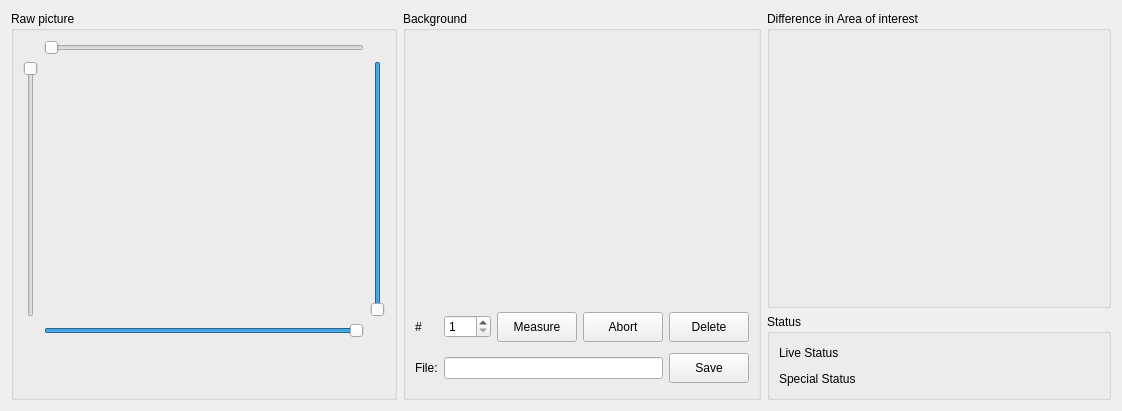
<?xml version="1.0" encoding="UTF-8"?>
<ui version="4.0">
 <class>window</class>
 <widget class="QWidget" name="window">
  <property name="geometry">
   <rect>
    <x>0</x>
    <y>0</y>
    <width>1119</width>
    <height>411</height>
   </rect>
  </property>
  <property name="windowTitle">
   <string>Demo Setup - Image</string>
  </property>
  <layout class="QHBoxLayout" name="horizontalLayout_2">
   <item>
    <layout class="QGridLayout" name="gridLayout_3">
     <item row="0" column="2">
      <widget class="QGroupBox" name="box_diff">
       <property name="title">
        <string>Difference in Area of interest</string>
       </property>
       <layout class="QFormLayout" name="formLayout_2">
        <item row="0" column="0" colspan="2">
         <widget class="MatplotlibWidget" name="mpl_diff">
          <property name="sizePolicy">
           <sizepolicy hsizetype="Fixed" vsizetype="Fixed">
            <horstretch>0</horstretch>
            <verstretch>0</verstretch>
           </sizepolicy>
          </property>
          <property name="minimumSize">
           <size>
            <width>320</width>
            <height>256</height>
           </size>
          </property>
          <property name="maximumSize">
           <size>
            <width>320</width>
            <height>256</height>
           </size>
          </property>
         </widget>
        </item>
       </layout>
      </widget>
     </item>
     <item row="1" column="2">
      <widget class="QGroupBox" name="groupBox">
       <property name="title">
        <string>Status</string>
       </property>
       <layout class="QVBoxLayout" name="verticalLayout">
        <item>
         <widget class="QLabel" name="label_stat1">
          <property name="text">
           <string>Live Status</string>
          </property>
         </widget>
        </item>
        <item>
         <widget class="QLabel" name="label_stat2">
          <property name="text">
           <string>Special Status</string>
          </property>
         </widget>
        </item>
       </layout>
      </widget>
     </item>
     <item row="0" column="1" rowspan="2">
      <widget class="QGroupBox" name="box_backg">
       <property name="title">
        <string>Background</string>
       </property>
       <layout class="QGridLayout" name="gridLayout_2">
        <item row="3" column="1">
         <widget class="QLabel" name="label_2">
          <property name="sizePolicy">
           <sizepolicy hsizetype="Maximum" vsizetype="Preferred">
            <horstretch>0</horstretch>
            <verstretch>0</verstretch>
           </sizepolicy>
          </property>
          <property name="text">
           <string>File:</string>
          </property>
         </widget>
        </item>
        <item row="2" column="2">
         <widget class="QSpinBox" name="box_number">
          <property name="sizePolicy">
           <sizepolicy hsizetype="Maximum" vsizetype="Fixed">
            <horstretch>0</horstretch>
            <verstretch>0</verstretch>
           </sizepolicy>
          </property>
          <property name="minimum">
           <number>1</number>
          </property>
          <property name="maximum">
           <number>100</number>
          </property>
         </widget>
        </item>
        <item row="2" column="1">
         <widget class="QLabel" name="label">
          <property name="sizePolicy">
           <sizepolicy hsizetype="Preferred" vsizetype="Preferred">
            <horstretch>0</horstretch>
            <verstretch>0</verstretch>
           </sizepolicy>
          </property>
          <property name="text">
           <string>#</string>
          </property>
         </widget>
        </item>
        <item row="0" column="1" colspan="5">
         <widget class="MatplotlibWidget" name="mpl_backg">
          <property name="sizePolicy">
           <sizepolicy hsizetype="Fixed" vsizetype="Fixed">
            <horstretch>0</horstretch>
            <verstretch>0</verstretch>
           </sizepolicy>
          </property>
          <property name="minimumSize">
           <size>
            <width>320</width>
            <height>256</height>
           </size>
          </property>
          <property name="maximumSize">
           <size>
            <width>16777215</width>
            <height>16777215</height>
           </size>
          </property>
         </widget>
        </item>
        <item row="2" column="3">
         <widget class="QPushButton" name="btn_measure">
          <property name="sizePolicy">
           <sizepolicy hsizetype="Preferred" vsizetype="Fixed">
            <horstretch>0</horstretch>
            <verstretch>0</verstretch>
           </sizepolicy>
          </property>
          <property name="minimumSize">
           <size>
            <width>0</width>
            <height>30</height>
           </size>
          </property>
          <property name="text">
           <string>Measure</string>
          </property>
         </widget>
        </item>
        <item row="2" column="4">
         <widget class="QPushButton" name="btn_abort">
          <property name="sizePolicy">
           <sizepolicy hsizetype="Preferred" vsizetype="Fixed">
            <horstretch>0</horstretch>
            <verstretch>0</verstretch>
           </sizepolicy>
          </property>
          <property name="minimumSize">
           <size>
            <width>0</width>
            <height>30</height>
           </size>
          </property>
          <property name="text">
           <string>Abort</string>
          </property>
         </widget>
        </item>
        <item row="2" column="5">
         <widget class="QPushButton" name="btn_delete">
          <property name="sizePolicy">
           <sizepolicy hsizetype="Preferred" vsizetype="Fixed">
            <horstretch>0</horstretch>
            <verstretch>0</verstretch>
           </sizepolicy>
          </property>
          <property name="minimumSize">
           <size>
            <width>0</width>
            <height>30</height>
           </size>
          </property>
          <property name="text">
           <string>Delete</string>
          </property>
         </widget>
        </item>
        <item row="3" column="2" colspan="3">
         <widget class="QLineEdit" name="line_file">
          <property name="sizePolicy">
           <sizepolicy hsizetype="Minimum" vsizetype="Fixed">
            <horstretch>0</horstretch>
            <verstretch>0</verstretch>
           </sizepolicy>
          </property>
         </widget>
        </item>
        <item row="3" column="5">
         <widget class="QPushButton" name="btn_save">
          <property name="sizePolicy">
           <sizepolicy hsizetype="Preferred" vsizetype="Fixed">
            <horstretch>0</horstretch>
            <verstretch>0</verstretch>
           </sizepolicy>
          </property>
          <property name="minimumSize">
           <size>
            <width>0</width>
            <height>30</height>
           </size>
          </property>
          <property name="text">
           <string>Save</string>
          </property>
         </widget>
        </item>
       </layout>
      </widget>
     </item>
     <item row="0" column="0" rowspan="2">
      <widget class="QGroupBox" name="box_raw">
       <property name="title">
        <string>Raw picture</string>
       </property>
       <layout class="QGridLayout" name="gridLayout">
        <item row="2" column="0">
         <widget class="QSlider" name="sli_bot">
          <property name="sizePolicy">
           <sizepolicy hsizetype="Maximum" vsizetype="Preferred">
            <horstretch>0</horstretch>
            <verstretch>0</verstretch>
           </sizepolicy>
          </property>
          <property name="maximum">
           <number>1024</number>
          </property>
          <property name="orientation">
           <enum>Qt::Vertical</enum>
          </property>
          <property name="invertedAppearance">
           <bool>true</bool>
          </property>
         </widget>
        </item>
        <item row="2" column="3">
         <widget class="QSlider" name="sli_top">
          <property name="sizePolicy">
           <sizepolicy hsizetype="Maximum" vsizetype="Preferred">
            <horstretch>0</horstretch>
            <verstretch>0</verstretch>
           </sizepolicy>
          </property>
          <property name="minimum">
           <number>0</number>
          </property>
          <property name="maximum">
           <number>1024</number>
          </property>
          <property name="value">
           <number>1023</number>
          </property>
          <property name="orientation">
           <enum>Qt::Vertical</enum>
          </property>
          <property name="invertedAppearance">
           <bool>true</bool>
          </property>
         </widget>
        </item>
        <item row="2" column="1" colspan="2">
         <widget class="MatplotlibWidget" name="mpl_raw">
          <property name="sizePolicy">
           <sizepolicy hsizetype="Fixed" vsizetype="Fixed">
            <horstretch>0</horstretch>
            <verstretch>0</verstretch>
           </sizepolicy>
          </property>
          <property name="minimumSize">
           <size>
            <width>320</width>
            <height>256</height>
           </size>
          </property>
          <property name="maximumSize">
           <size>
            <width>320</width>
            <height>256</height>
           </size>
          </property>
         </widget>
        </item>
        <item row="3" column="1" colspan="2">
         <widget class="QSlider" name="sli_right">
          <property name="sizePolicy">
           <sizepolicy hsizetype="Preferred" vsizetype="Maximum">
            <horstretch>0</horstretch>
            <verstretch>0</verstretch>
           </sizepolicy>
          </property>
          <property name="maximum">
           <number>1280</number>
          </property>
          <property name="value">
           <number>1279</number>
          </property>
          <property name="orientation">
           <enum>Qt::Horizontal</enum>
          </property>
         </widget>
        </item>
        <item row="0" column="1" colspan="2">
         <widget class="QSlider" name="sli_left">
          <property name="sizePolicy">
           <sizepolicy hsizetype="Preferred" vsizetype="Maximum">
            <horstretch>0</horstretch>
            <verstretch>0</verstretch>
           </sizepolicy>
          </property>
          <property name="maximum">
           <number>1280</number>
          </property>
          <property name="orientation">
           <enum>Qt::Horizontal</enum>
          </property>
         </widget>
        </item>
        <item row="4" column="1" colspan="2">
         <spacer name="verticalSpacer">
          <property name="orientation">
           <enum>Qt::Vertical</enum>
          </property>
          <property name="sizeHint" stdset="0">
           <size>
            <width>20</width>
            <height>40</height>
           </size>
          </property>
         </spacer>
        </item>
       </layout>
      </widget>
     </item>
    </layout>
   </item>
  </layout>
 </widget>
 <customwidgets>
  <customwidget>
   <class>MatplotlibWidget</class>
   <extends>QWidget</extends>
   <header>matplotlibwidget</header>
  </customwidget>
 </customwidgets>
 <resources/>
 <connections/>
</ui>
